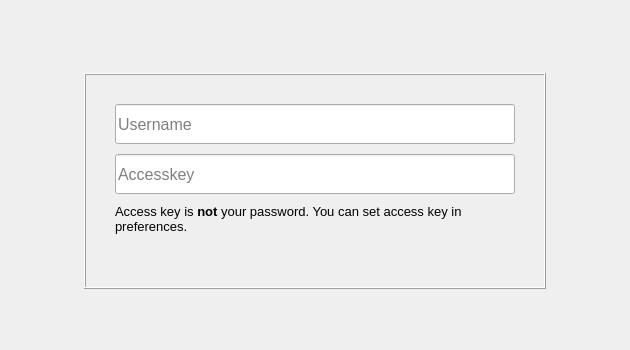
<?xml version="1.0" encoding="UTF-8"?>
<ui version="4.0">
 <class>LoginWidget</class>
 <widget class="QWidget" name="LoginWidget">
  <property name="geometry">
   <rect>
    <x>0</x>
    <y>0</y>
    <width>630</width>
    <height>350</height>
   </rect>
  </property>
  <property name="sizePolicy">
   <sizepolicy hsizetype="Fixed" vsizetype="Fixed">
    <horstretch>0</horstretch>
    <verstretch>0</verstretch>
   </sizepolicy>
  </property>
  <property name="windowTitle">
   <string>Login</string>
  </property>
  <property name="layoutDirection">
   <enum>Qt::LeftToRight</enum>
  </property>
  <property name="styleSheet">
   <string notr="true"/>
  </property>
  <layout class="QVBoxLayout" name="verticalLayout_3">
   <property name="spacing">
    <number>12</number>
   </property>
   <property name="bottomMargin">
    <number>0</number>
   </property>
   <item>
    <spacer name="verticalSpacer_2">
     <property name="orientation">
      <enum>Qt::Vertical</enum>
     </property>
     <property name="sizeHint" stdset="0">
      <size>
       <width>20</width>
       <height>40</height>
      </size>
     </property>
    </spacer>
   </item>
   <item>
    <widget class="QWidget" name="widget" native="true">
     <layout class="QHBoxLayout" name="horizontalLayout_2">
      <item>
       <spacer name="horizontalSpacer">
        <property name="orientation">
         <enum>Qt::Horizontal</enum>
        </property>
        <property name="sizeHint" stdset="0">
         <size>
          <width>40</width>
          <height>20</height>
         </size>
        </property>
       </spacer>
      </item>
      <item>
       <widget class="QFrame" name="frame">
        <property name="minimumSize">
         <size>
          <width>0</width>
          <height>0</height>
         </size>
        </property>
        <property name="frameShape">
         <enum>QFrame::Box</enum>
        </property>
        <property name="frameShadow">
         <enum>QFrame::Raised</enum>
        </property>
        <layout class="QHBoxLayout" name="horizontalLayout">
         <item>
          <layout class="QVBoxLayout" name="verticalLayout_2">
           <property name="spacing">
            <number>10</number>
           </property>
           <property name="leftMargin">
            <number>20</number>
           </property>
           <property name="topMargin">
            <number>20</number>
           </property>
           <property name="rightMargin">
            <number>20</number>
           </property>
           <property name="bottomMargin">
            <number>20</number>
           </property>
           <item>
            <widget class="QLineEdit" name="usernameField">
             <property name="sizePolicy">
              <sizepolicy hsizetype="Expanding" vsizetype="Fixed">
               <horstretch>0</horstretch>
               <verstretch>0</verstretch>
              </sizepolicy>
             </property>
             <property name="minimumSize">
              <size>
               <width>400</width>
               <height>40</height>
              </size>
             </property>
             <property name="maximumSize">
              <size>
               <width>400</width>
               <height>16777215</height>
              </size>
             </property>
             <property name="font">
              <font>
               <pointsize>12</pointsize>
              </font>
             </property>
             <property name="text">
              <string/>
             </property>
             <property name="placeholderText">
              <string>Username</string>
             </property>
            </widget>
           </item>
           <item>
            <widget class="QLineEdit" name="accessKeyField">
             <property name="sizePolicy">
              <sizepolicy hsizetype="Maximum" vsizetype="Fixed">
               <horstretch>0</horstretch>
               <verstretch>0</verstretch>
              </sizepolicy>
             </property>
             <property name="minimumSize">
              <size>
               <width>400</width>
               <height>40</height>
              </size>
             </property>
             <property name="maximumSize">
              <size>
               <width>400</width>
               <height>16777215</height>
              </size>
             </property>
             <property name="font">
              <font>
               <pointsize>12</pointsize>
              </font>
             </property>
             <property name="text">
              <string/>
             </property>
             <property name="echoMode">
              <enum>QLineEdit::Password</enum>
             </property>
             <property name="placeholderText">
              <string>Accesskey</string>
             </property>
             <property name="cursorMoveStyle">
              <enum>Qt::LogicalMoveStyle</enum>
             </property>
             <property name="clearButtonEnabled">
              <bool>false</bool>
             </property>
            </widget>
           </item>
           <item>
            <widget class="QLabel" name="hintLabel">
             <property name="text">
              <string>&lt;html&gt;&lt;head/&gt;&lt;body&gt;&lt;p&gt;&lt;span style=&quot; font-size:10pt;&quot;&gt;Access key is &lt;/span&gt;&lt;span style=&quot; font-size:10pt; font-weight:600;&quot;&gt;not&lt;/span&gt;&lt;span style=&quot; font-size:10pt;&quot;&gt; your password. You can set access key in preferences.&lt;/span&gt;&lt;/p&gt;&lt;/body&gt;&lt;/html&gt;</string>
             </property>
             <property name="wordWrap">
              <bool>true</bool>
             </property>
            </widget>
           </item>
           <item>
            <widget class="QLabel" name="informationLabel">
             <property name="enabled">
              <bool>true</bool>
             </property>
             <property name="text">
              <string>&lt;html&gt;&lt;head/&gt;&lt;body&gt;&lt;p/&gt;&lt;/body&gt;&lt;/html&gt;</string>
             </property>
            </widget>
           </item>
          </layout>
         </item>
        </layout>
       </widget>
      </item>
      <item>
       <spacer name="horizontalSpacer_2">
        <property name="orientation">
         <enum>Qt::Horizontal</enum>
        </property>
        <property name="sizeHint" stdset="0">
         <size>
          <width>40</width>
          <height>20</height>
         </size>
        </property>
       </spacer>
      </item>
     </layout>
    </widget>
   </item>
   <item>
    <spacer name="verticalSpacer">
     <property name="orientation">
      <enum>Qt::Vertical</enum>
     </property>
     <property name="sizeHint" stdset="0">
      <size>
       <width>20</width>
       <height>40</height>
      </size>
     </property>
    </spacer>
   </item>
  </layout>
 </widget>
 <resources/>
 <connections/>
</ui>
